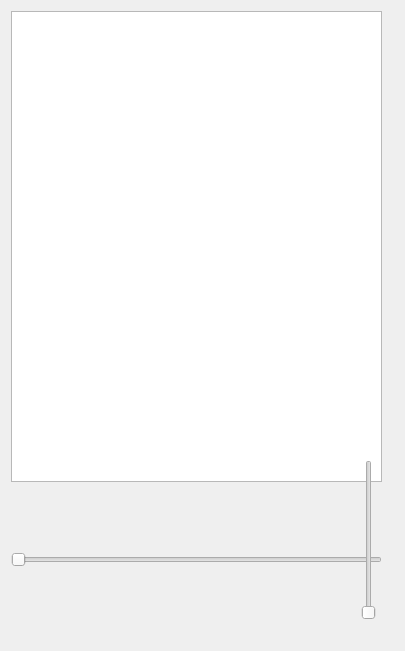
<?xml version="1.0" encoding="UTF-8"?>
<ui version="4.0">
 <class>Widget</class>
 <widget class="QWidget" name="Widget">
  <property name="geometry">
   <rect>
    <x>0</x>
    <y>0</y>
    <width>405</width>
    <height>651</height>
   </rect>
  </property>
  <property name="windowTitle">
   <string>Widget</string>
  </property>
  <widget class="QWidget" name="widget" native="true">
   <property name="geometry">
    <rect>
     <x>11</x>
     <y>576</y>
     <width>371</width>
     <height>64</height>
    </rect>
   </property>
   <property name="minimumSize">
    <size>
     <width>0</width>
     <height>64</height>
    </size>
   </property>
   <property name="maximumSize">
    <size>
     <width>16777215</width>
     <height>64</height>
    </size>
   </property>
   <property name="styleSheet">
    <string notr="true">*{
	border:none;
}

QPushButton:hover
{
	
	background-color: rgb(0, 85, 255);
}</string>
   </property>
   <layout class="QHBoxLayout" name="horizontalLayout">
    <item>
     <widget class="QPushButton" name="pushButton">
      <property name="minimumSize">
       <size>
        <width>32</width>
        <height>32</height>
       </size>
      </property>
      <property name="maximumSize">
       <size>
        <width>32</width>
        <height>32</height>
       </size>
      </property>
      <property name="baseSize">
       <size>
        <width>0</width>
        <height>0</height>
       </size>
      </property>
      <property name="styleSheet">
       <string notr="true">image: url(:/icon/folder.png);</string>
      </property>
      <property name="text">
       <string/>
      </property>
      <property name="iconSize">
       <size>
        <width>20</width>
        <height>20</height>
       </size>
      </property>
     </widget>
    </item>
    <item>
     <widget class="QPushButton" name="pushButton_2">
      <property name="minimumSize">
       <size>
        <width>32</width>
        <height>32</height>
       </size>
      </property>
      <property name="maximumSize">
       <size>
        <width>32</width>
        <height>32</height>
       </size>
      </property>
      <property name="baseSize">
       <size>
        <width>0</width>
        <height>0</height>
       </size>
      </property>
      <property name="styleSheet">
       <string notr="true">image: url(:/icon/playlist.png);</string>
      </property>
      <property name="text">
       <string/>
      </property>
      <property name="iconSize">
       <size>
        <width>20</width>
        <height>20</height>
       </size>
      </property>
     </widget>
    </item>
    <item>
     <widget class="QPushButton" name="pushButton_3">
      <property name="minimumSize">
       <size>
        <width>32</width>
        <height>32</height>
       </size>
      </property>
      <property name="maximumSize">
       <size>
        <width>32</width>
        <height>32</height>
       </size>
      </property>
      <property name="baseSize">
       <size>
        <width>0</width>
        <height>0</height>
       </size>
      </property>
      <property name="styleSheet">
       <string notr="true">image: url(:/icon/lastSong.png);</string>
      </property>
      <property name="text">
       <string/>
      </property>
      <property name="iconSize">
       <size>
        <width>20</width>
        <height>20</height>
       </size>
      </property>
     </widget>
    </item>
    <item>
     <widget class="QPushButton" name="pushButton_4">
      <property name="minimumSize">
       <size>
        <width>32</width>
        <height>32</height>
       </size>
      </property>
      <property name="maximumSize">
       <size>
        <width>32</width>
        <height>32</height>
       </size>
      </property>
      <property name="baseSize">
       <size>
        <width>0</width>
        <height>0</height>
       </size>
      </property>
      <property name="styleSheet">
       <string notr="true">image: url(:/icon/start.png);</string>
      </property>
      <property name="text">
       <string/>
      </property>
      <property name="iconSize">
       <size>
        <width>20</width>
        <height>20</height>
       </size>
      </property>
     </widget>
    </item>
    <item>
     <widget class="QPushButton" name="pushButton_5">
      <property name="minimumSize">
       <size>
        <width>32</width>
        <height>32</height>
       </size>
      </property>
      <property name="maximumSize">
       <size>
        <width>32</width>
        <height>32</height>
       </size>
      </property>
      <property name="baseSize">
       <size>
        <width>0</width>
        <height>0</height>
       </size>
      </property>
      <property name="styleSheet">
       <string notr="true">image: url(:/icon/nextSong.png);</string>
      </property>
      <property name="text">
       <string/>
      </property>
      <property name="iconSize">
       <size>
        <width>20</width>
        <height>20</height>
       </size>
      </property>
     </widget>
    </item>
    <item>
     <widget class="QPushButton" name="pushButton_6">
      <property name="minimumSize">
       <size>
        <width>32</width>
        <height>32</height>
       </size>
      </property>
      <property name="maximumSize">
       <size>
        <width>32</width>
        <height>32</height>
       </size>
      </property>
      <property name="baseSize">
       <size>
        <width>0</width>
        <height>0</height>
       </size>
      </property>
      <property name="styleSheet">
       <string notr="true">image: url(:/icon/volume.png);</string>
      </property>
      <property name="text">
       <string/>
      </property>
      <property name="iconSize">
       <size>
        <width>20</width>
        <height>20</height>
       </size>
      </property>
     </widget>
    </item>
   </layout>
  </widget>
  <widget class="QListWidget" name="listWidget">
   <property name="geometry">
    <rect>
     <x>11</x>
     <y>11</y>
     <width>371</width>
     <height>471</height>
    </rect>
   </property>
  </widget>
  <widget class="QSlider" name="playSlider">
   <property name="geometry">
    <rect>
     <x>11</x>
     <y>551</y>
     <width>371</width>
     <height>18</height>
    </rect>
   </property>
   <property name="orientation">
    <enum>Qt::Horizontal</enum>
   </property>
  </widget>
  <widget class="QSlider" name="volumnSlider">
   <property name="geometry">
    <rect>
     <x>360</x>
     <y>460</y>
     <width>18</width>
     <height>160</height>
    </rect>
   </property>
   <property name="orientation">
    <enum>Qt::Vertical</enum>
   </property>
  </widget>
  <widget class="QWidget" name="horizontalLayoutWidget">
   <property name="geometry">
    <rect>
     <x>10</x>
     <y>490</y>
     <width>371</width>
     <height>41</height>
    </rect>
   </property>
   <layout class="QHBoxLayout" name="horizontalLayout_2">
    <item>
     <widget class="QLabel" name="labelCurTime">
      <property name="text">
       <string/>
      </property>
     </widget>
    </item>
    <item>
     <spacer name="horizontalSpacer">
      <property name="orientation">
       <enum>Qt::Horizontal</enum>
      </property>
      <property name="sizeHint" stdset="0">
       <size>
        <width>40</width>
        <height>20</height>
       </size>
      </property>
     </spacer>
    </item>
    <item>
     <widget class="QLabel" name="labelTotalTime">
      <property name="text">
       <string/>
      </property>
     </widget>
    </item>
   </layout>
  </widget>
 </widget>
 <resources/>
 <connections/>
</ui>
